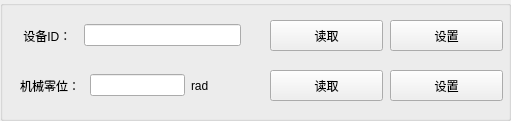
            <widget class="QGroupBox" name="groupBox_8">
             <property name="geometry">
              <rect>
               <x>10</x>
               <y>10</y>
               <width>511</width>
               <height>121</height>
              </rect>
             </property>
             <property name="title">
              <string/>
             </property>
             <widget class="QWidget" name="horizontalLayoutWidget_11">
              <property name="geometry">
               <rect>
                <x>20</x>
                <y>10</y>
                <width>221</width>
                <height>51</height>
               </rect>
              </property>
              <layout class="QHBoxLayout" name="horizontalLayout_14">
               <item>
                <widget class="QLabel" name="label_9">
                 <property name="text">
                  <string> 设备ID：  </string>
                 </property>
                </widget>
               </item>
               <item>
                <widget class="QLineEdit" name="MotorIdEdit"/>
               </item>
              </layout>
             </widget>
             <widget class="QPushButton" name="readMotorIDBtn">
              <property name="geometry">
               <rect>
                <x>270</x>
                <y>20</y>
                <width>113</width>
                <height>31</height>
               </rect>
              </property>
              <property name="text">
               <string>读取</string>
              </property>
             </widget>
             <widget class="QPushButton" name="writeMotorIDBtn">
              <property name="geometry">
               <rect>
                <x>390</x>
                <y>20</y>
                <width>113</width>
                <height>31</height>
               </rect>
              </property>
              <property name="text">
               <string>设置</string>
              </property>
             </widget>
             <widget class="QWidget" name="horizontalLayoutWidget_12">
              <property name="geometry">
               <rect>
                <x>20</x>
                <y>60</y>
                <width>221</width>
                <height>51</height>
               </rect>
              </property>
              <layout class="QHBoxLayout" name="horizontalLayout_18">
               <item>
                <widget class="QLabel" name="label_16">
                 <property name="text">
                  <string>机械零位： </string>
                 </property>
                </widget>
               </item>
               <item>
                <widget class="QLineEdit" name="AngleZeroEdit"/>
               </item>
               <item>
                <widget class="QLabel" name="label_55">
                 <property name="minimumSize">
                  <size>
                   <width>50</width>
                   <height>0</height>
                  </size>
                 </property>
                 <property name="maximumSize">
                  <size>
                   <width>50</width>
                   <height>16777215</height>
                  </size>
                 </property>
                 <property name="text">
                  <string>rad</string>
                 </property>
                </widget>
               </item>
              </layout>
             </widget>
             <widget class="QPushButton" name="readAngleZeroBtn">
              <property name="geometry">
               <rect>
                <x>270</x>
                <y>70</y>
                <width>113</width>
                <height>31</height>
               </rect>
              </property>
              <property name="text">
               <string>读取</string>
              </property>
             </widget>
             <widget class="QPushButton" name="writeAngleZeroBtn">
              <property name="geometry">
               <rect>
                <x>390</x>
                <y>70</y>
                <width>113</width>
                <height>31</height>
               </rect>
              </property>
              <property name="text">
               <string>设置</string>
              </property>
             </widget>
            </widget>
